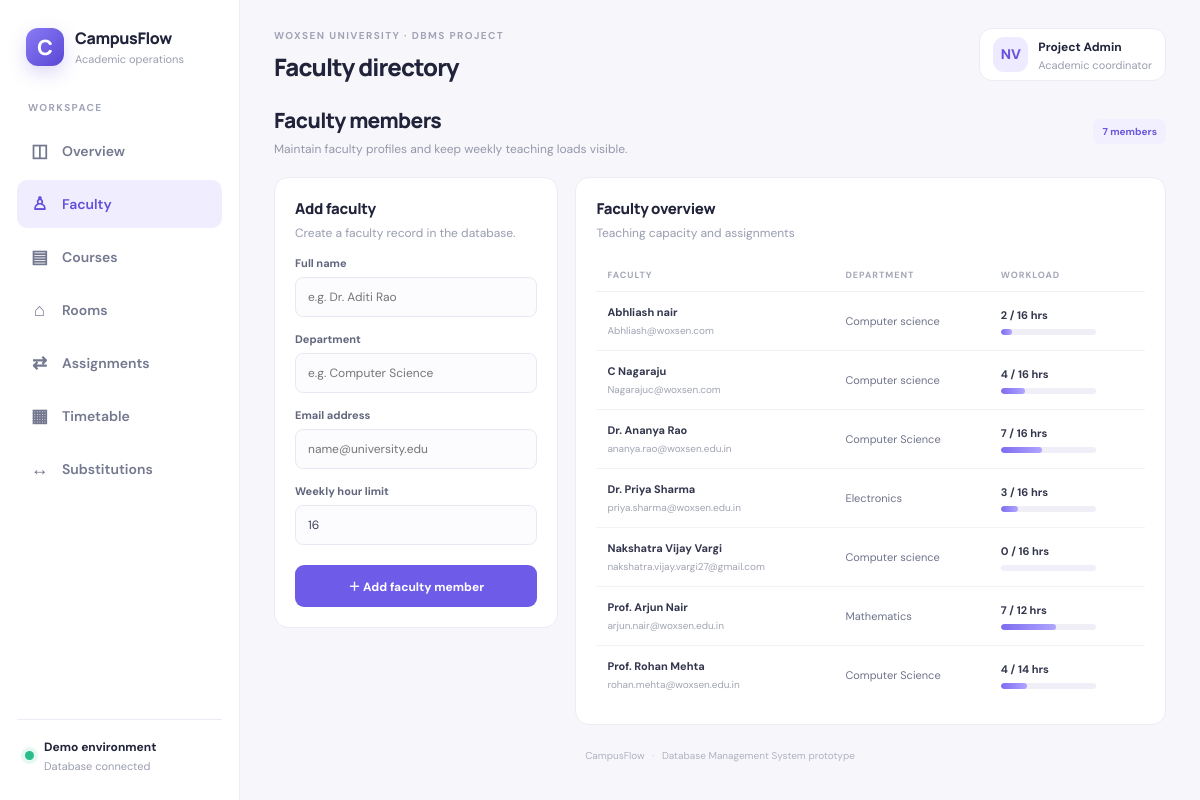
Screenshot of /faculty with the database file from the repository.
### tables this page shows
CREATE TABLE faculty (
            id INTEGER PRIMARY KEY AUTOINCREMENT, name TEXT NOT NULL,
            department TEXT NOT NULL, email TEXT,
            max_hours INTEGER NOT NULL DEFAULT 16
        );

### app.py (the view, shortened to what this page needs)
@app.route("/faculty", methods=["GET","POST"])
def faculty():
    with connect() as con:
        rows=con.execute("""SELECT f.*,COALESCE(SUM(a.weekly_hours),0) assigned FROM faculty f
                            LEFT JOIN assignments a ON a.faculty_id=f.id GROUP BY f.id ORDER BY f.name""").fetchall()
    return render_template("faculty.html",rows=rows)

### app.py (called while the page is built)
def connect():
    con = sqlite3.connect(DB)
    con.row_factory = sqlite3.Row
    con.execute("PRAGMA foreign_keys = ON")
    return con

### templates/faculty.html
{% extends "base.html" %}{% set heading="Faculty directory" %}
{% block content %}
<div class="page-intro"><div><h2>Faculty members</h2><p>Maintain faculty profiles and keep weekly teaching loads visible.</p></div><span class="tag">{{ rows|length }} members</span></div>
<div class="content-grid">
<form class="panel form-panel" method="post"><h3>Add faculty</h3><p class="muted">Create a faculty record in the database.</p>
<label>Full name<input name="name" required placeholder="e.g. Dr. Aditi Rao"></label><label>Department<input name="department" required placeholder="e.g. Computer Science"></label><label>Email address<input name="email" type="email" placeholder="name@university.edu"></label><label>Weekly hour limit<input name="max_hours" type="number" min="1" max="40" value="16" required></label><button class="button" type="submit">＋ Add faculty member</button></form>
<div class="panel"><div class="panel-head"><div><h3>Faculty overview</h3><p>Teaching capacity and assignments</p></div></div><div class="table-wrap"><table><thead><tr><th>FACULTY</th><th>DEPARTMENT</th><th>WORKLOAD</th></tr></thead><tbody>{% for r in rows %}<tr><td><b>{{ r.name }}</b><small class="subline">{{ r.email or 'Email not added' }}</small></td><td>{{ r.department }}</td><td><b>{{ r.assigned }} / {{ r.max_hours }} hrs</b><div class="progress mini"><i style="width:{{ [100,(r.assigned*100/r.max_hours)|int]|min }}%"></i></div></td></tr>{% endfor %}</tbody></table></div></div>
</div>{% endblock %}

### templates/base.html (shortened to what this page needs)
<!doctype html>
<html lang="en">
<head>
<link rel="stylesheet" href="{{ url_for('static', filename='style.css') }}">
</head>
<body>
<div class="app-shell">
  <aside class="sidebar">
    <div class="brand"><div class="brand-icon">C</div><div><strong>CampusFlow</strong><small>Academic operations</small></div></div>
    <div class="side-label">WORKSPACE</div>
    <nav>
      <a class="{{ 'active' if request.endpoint=='dashboard' else '' }}" href="{{ url_for('dashboard') }}"><span>◫</span> Overview</a>
      <a class="{{ 'active' if request.endpoint=='faculty' else '' }}" href="{{ url_for('faculty') }}"><span>♙</span> Faculty</a>
      <a class="{{ 'active' if request.endpoint=='courses' else '' }}" href="{{ url_for('courses') }}"><span>▤</span> Courses</a>
      <a class="{{ 'active' if request.endpoint=='rooms' else '' }}" href="{{ url_for('rooms') }}"><span>⌂</span> Rooms</a>
      <a class="{{ 'active' if request.endpoint=='assignments' else '' }}" href="{{ url_for('assignments') }}"><span>⇄</span> Assignments</a>
      <a class="{{ 'active' if request.endpoint=='timetable' else '' }}" href="{{ url_for('timetable') }}"><span>▦</span> Timetable</a>
      <a class="{{ 'active' if request.endpoint=='substitutions' else '' }}" href="{{ url_for('substitutions') }}"><span>↔</span> Substitutions</a>
    </nav>
    <div class="sidebar-bottom"><div class="status-dot"></div><div><b>Demo environment</b><small>Database connected</small></div></div>
  </aside>
  <main class="main">
    <header class="topbar"><div><span class="eyebrow">WOXSEN UNIVERSITY · DBMS PROJECT</span><h1>{{ heading or "Faculty Workload & Timetable" }}</h1></div><div class="user-pill"><div class="avatar">NV</div><div><b>Project Admin</b><small>Academic coordinator</small></div></div></header>
    {% block content %}{% endblock %}
    <footer>CampusFlow <span>·</span> Database Management System prototype</footer>
  </main>
</div>
</body></html>

### rows the page displays
faculty: name "Abhliash nair", email "Abhliash@woxsen.com", department "Computer science", assigned "2", max_hours "16", {{ [100,(r.assigned*100/r.max_hours)|int]|min }} 12 (drawn)
faculty: name "C Nagaraju", email "Nagarajuc@woxsen.com", department "Computer science", assigned "4", max_hours "16", {{ [100,(r.assigned*100/r.max_hours)|int]|min }} 25 (drawn)
faculty: name "Dr. Ananya Rao", email "ananya.rao@woxsen.edu.in", department "Computer Science", assigned "7", max_hours "16", {{ [100,(r.assigned*100/r.max_hours)|int]|min }} 43 (drawn)
faculty: name "Dr. Priya Sharma", email "priya.sharma@woxsen.edu.in", department "Electronics", assigned "3", max_hours "16", {{ [100,(r.assigned*100/r.max_hours)|int]|min }} 18 (drawn)
faculty: name "Nakshatra Vijay Vargi", email "nakshatra.vijay.vargi27@gmail.com", department "Computer science", assigned "0", max_hours "16"
faculty: name "Prof. Arjun Nair", email "arjun.nair@woxsen.edu.in", department "Mathematics", assigned "7", max_hours "12", {{ [100,(r.assigned*100/r.max_hours)|int]|min }} 58 (drawn)
faculty: name "Prof. Rohan Mehta", email "rohan.mehta@woxsen.edu.in", department "Computer Science", assigned "4", max_hours "14", {{ [100,(r.assigned*100/r.max_hours)|int]|min }} 28 (drawn)

### other values shown
{{ heading or "Faculty Workload & Timetable" }} "Faculty directory"
{{ rows|length }} "7"
